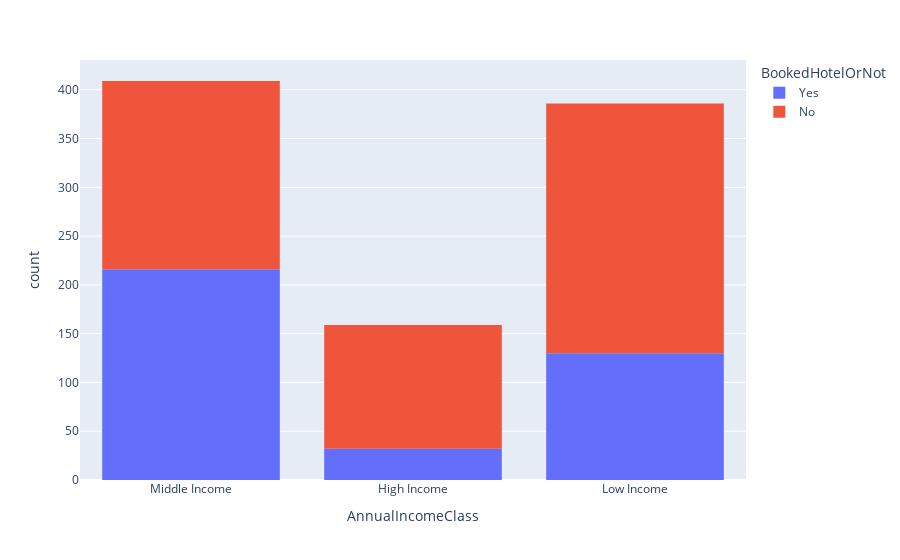

The notebook cell saved with this chart:
### Code cell
fig = px.histogram(data,x='AnnualIncomeClass',color='BookedHotelOrNot')
fig.show()

### Figure 1 — Plotly figure (JSON) as saved in the notebook; plotly's stock layout.template omitted (floating-point values rounded to 4 significant figures; data arrays with more than 128 entries replaced by an {"elided": "..."} marker saying what was removed)
{"data": [{"alignmentgroup": "True", "bingroup": "x", "hovertemplate": "BookedHotelOrNot=Yes<br>AnnualIncomeClass=%{x}<br>count=%{y}<extra></extra>", "legendgroup": "Yes", "marker": {"color": "#636efa", "pattern": {"shape": ""}}, "name": "Yes", "offsetgroup": "Yes", "orientation": "v", "showlegend": true, "type": "histogram", "x": {"elided": "378 str values"}, "xaxis": "x", "yaxis": "y"}, {"alignmentgroup": "True", "bingroup": "x", "hovertemplate": "BookedHotelOrNot=No<br>AnnualIncomeClass=%{x}<br>count=%{y}<extra></extra>", "legendgroup": "No", "marker": {"color": "#EF553B", "pattern": {"shape": ""}}, "name": "No", "offsetgroup": "No", "orientation": "v", "showlegend": true, "type": "histogram", "x": {"elided": "576 str values"}, "xaxis": "x", "yaxis": "y"}], "layout": {"autosize": true, "barmode": "relative", "legend": {"title": {"text": "BookedHotelOrNot"}, "tracegroupgap": 0}, "margin": {"t": 60}, "xaxis": {"anchor": "y", "autorange": true, "domain": [0, 1], "range": [-0.5, 2.5], "title": {"text": "AnnualIncomeClass"}, "type": "category"}, "yaxis": {"anchor": "x", "autorange": true, "domain": [0, 1], "range": [0, 430.5], "title": {"text": "count"}}}}
